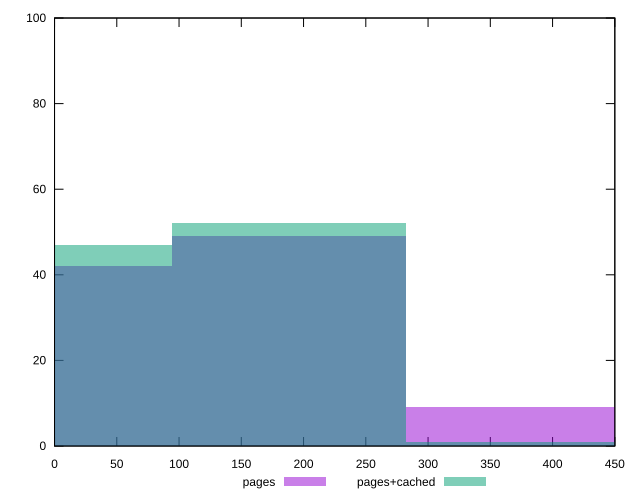

Source code (gnuplot):
reset

$pages <<EOF
0 42
187.962285518756 49
375.924571037512 9
EOF

$pagesCached <<EOF
187.962285518756 52
0 47
375.924571037512 1
EOF

set key outside below
set boxwidth 187.962285518756
set xrange [0:450]
set yrange [0:100]
set trange [0:100]
set style fill transparent solid 0.5 noborder
set terminal svg size 640, 500 enhanced background rgb 'white'
set output "report_00012_2021-02-09T11:01:39.952Z/unminified-css/comparison/histogram/0_vs_1.svg"

plot $pages title "pages" with boxes, \
     $pagesCached title "pages+cached" with boxes

reset
